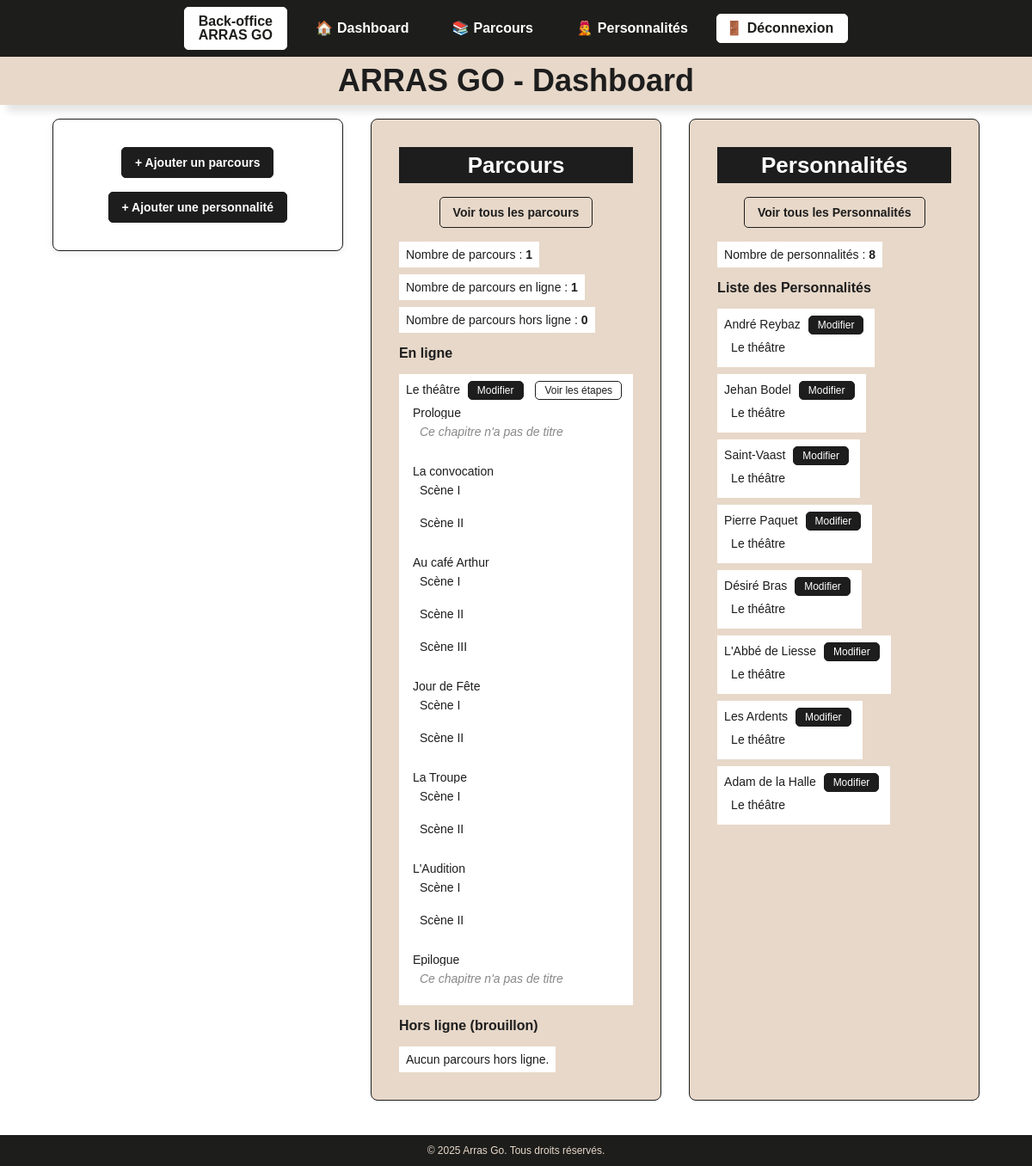
The app's page /backoffice/dashboard.php (signed in) with its own data.
### tables this page shows
CREATE TABLE parcours (
    id_parcours INT AUTO_INCREMENT PRIMARY KEY,
    id_user INT NOT NULL,
    nom_parcours VARCHAR(100) NOT NULL,
    description_parcours TEXT,
    image_parcours VARCHAR(255),
    statut TINYINT(1) DEFAULT 0,  
    mode_geo_parcours BOOLEAN NOT NULL DEFAULT TRUE,
    FOREIGN KEY (id_user) REFERENCES users_admins(id_user) ON DELETE CASCADE
);

CREATE TABLE etapes (
    id_etape INT AUTO_INCREMENT PRIMARY KEY,
    id_parcours INT NOT NULL,
    titre_etape VARCHAR(255) NOT NULL,
    mp3_etape VARCHAR(255),
    image_header VARCHAR(255),
    image_question VARCHAR(255),
    indice_etape_texte TEXT,
    indice_etape_image VARCHAR(255),
    question_etape TEXT,
    reponse_attendue VARCHAR(255),
    latitude DECIMAL(9,6),
    longitude DECIMAL(9,6),
    ordre_etape INT,
    type_validation ENUM('reponse', 'reponse+geo') NOT NULL DEFAULT 'reponse',
    FOREIGN KEY (id_parcours) REFERENCES parcours(id_parcours) ON DELETE CASCADE
);

CREATE TABLE chapitres (
    id_chapitre INT AUTO_INCREMENT PRIMARY KEY,
    id_etape INT NOT NULL,
    titre_chapitre VARCHAR(255) DEFAULT NULL,
    texte_chapitre TEXT,
    ordre_chapitre INT,
    image_chapitre VARCHAR(255),  
    FOREIGN KEY (id_etape) REFERENCES etapes(id_etape) ON DELETE CASCADE
);

CREATE TABLE personnages (
    id_personnage INT AUTO_INCREMENT PRIMARY KEY,
    nom_personnage VARCHAR(255) NOT NULL,
    image_personnage VARCHAR(255),
    mp3_personnage VARCHAR(255),  
    description_personnage TEXT
);

### backend/functions/parcours.php (called while the page is built, shortened)
<?php
function getParcoursCount($pdo)
{
    $stmt = $pdo->query("SELECT COUNT(*) FROM parcours");
    return $stmt->fetchColumn();
}

### backend/functions/personnages.php (called while the page is built, shortened)
<?php
function getPersonnagesCount($pdo)
{
    $stmt = $pdo->query("SELECT COUNT(*) FROM personnages");
    return $stmt->fetchColumn();
}

### backoffice/dashboard.php (the view, shortened to what this page needs)
<?php
require_once '../backend/config/database.php';
require_once '../backend/functions/parcours.php';
require_once '../backend/functions/personnages.php';
$parcoursCount = getParcoursCount($pdo);
$personnagesCount = getPersonnagesCount($pdo);
$personnages = $pdo->query("SELECT id_personnage, nom_personnage FROM personnages ORDER BY id_personnage DESC")->fetchAll(PDO::FETCH_ASSOC);
$parcoursEnLigne = $pdo->query("SELECT id_parcours, nom_parcours FROM parcours WHERE statut = 1 ORDER BY nom_parcours ASC")->fetchAll(PDO::FETCH_ASSOC);
$parcoursHorsLigne = $pdo->query("SELECT id_parcours, nom_parcours FROM parcours WHERE statut = 0 ORDER BY nom_parcours ASC")->fetchAll(PDO::FETCH_ASSOC);
$parcoursEnLigneCount = count($parcoursEnLigne);
$parcoursHorsLigneCount = count($parcoursHorsLigne);
?>
<!DOCTYPE html>
<html lang="fr">
<head>
    <link rel="stylesheet" href="css/reset.css">
    <link rel="stylesheet" href="css/style_backoffice.css">
    <link rel="stylesheet" href="css/header_footer.css">
    <link rel="stylesheet" href="css/cards.css">
    <link rel="stylesheet" href="css/alertes.css">
</head>
<body>
    <?php include 'header.php'; ?>
    <h1 class="h1-sticky">ARRAS GO - Dashboard</h1>
    <main>
        <div class="cards-container">
            <div class="cards-grid">
                <div class="card-button">
                    <a href="add_parcours.php" class="button">+ Ajouter un parcours</a>
                    <a href="add_personnage.php" class="button">+ Ajouter une personnalité</a>
                </div>
                <div class="card">
                    <h2>Parcours</h2>
                    <a href="list_parcours.php" class="button-bis">Voir tous les parcours</a>
                    <ul>
                        <li>Nombre de parcours : <strong><?php echo $parcoursCount; ?></strong></li>
                        <li>Nombre de parcours en ligne : <strong><?php echo $parcoursEnLigneCount; ?></strong></li>
                        <li>Nombre de parcours hors ligne : <strong><?php echo $parcoursHorsLigneCount; ?></strong></li>
                    </ul>
                    <h3>En ligne</h3>
                    <?php if (count($parcoursEnLigne) > 0): ?>
                        <ul>
                            <?php foreach ($parcoursEnLigne as $p): ?>
                                <li>
                                    <?= htmlspecialchars($p['nom_parcours']) ?>
                                    <a href="edit_parcours.php?id=<?= urlencode($p['id_parcours']) ?>" class="button-card">Modifier</a>
                                    <a href="list_etapes.php?id_parcours=<?= urlencode($p['id_parcours']) ?>" class="button-card-bis">Voir les étapes</a>
                                    <?php
                                    $stmtEtapes = $pdo->prepare("SELECT id_etape, titre_etape FROM etapes WHERE id_parcours = ? ORDER BY id_etape ASC");
                                    $stmtEtapes->execute([$p['id_parcours']]);
                                    $etapes = $stmtEtapes->fetchAll(PDO::FETCH_ASSOC);
                                    ?>
                                    <?php if (count($etapes) > 0): ?>
                                        <ul class="etapes-list">
                                            <?php foreach ($etapes as $etape): ?>
                                                <li>
                                                    <?= htmlspecialchars($etape['titre_etape']) ?>
                                                    <?php
                                                    $stmtChapitres = $pdo->prepare("SELECT titre_chapitre FROM chapitres WHERE id_etape = ? ORDER BY id_chapitre ASC");
                                                    $stmtChapitres->execute([$etape['id_etape']]);
                                                    $chapitres = $stmtChapitres->fetchAll(PDO::FETCH_ASSOC);
                                                    ?>
                                                    <ul class="chapitres-list">
                                                        <?php if (count($chapitres) > 0): ?>
                                                            <?php foreach ($chapitres as $chapitre): ?>
                                                                <li>
                                                                    <?php
                                                                    $titre = isset($chapitre['titre_chapitre']) ? trim($chapitre['titre_chapitre']) : '';
                                                                    echo $titre !== '' ? htmlspecialchars($titre) : '<span style="color: #888; font-size: 14px; font-style: italic;">Ce chapitre n\'a pas de titre</span>';
                                                                    ?>
                                                                </li>
                                                            <?php endforeach; ?>
                                                        <?php else: ?>
                                                            <li><span style="color: #888; font-size: 14px; font-style: italic;">Aucun chapitre</span></li>
                                                        <?php endif; ?>
                                                    </ul>
                                                </li>
                                            <?php endforeach; ?>
                                        </ul>
                                    <?php else: ?>
                                        <ul class="etapes-list">
                                            <li><span style="color: #888; font-size: 14px; font-style: italic;">Aucune étape</span></li>
                                        </ul>
                                    <?php endif; ?>
                                </li>
                            <?php endforeach; ?>
                        </ul>
                    <?php else: ?>
                        <p>Aucun parcours en ligne.</p>
                    <?php endif; ?>
                    <h3>Hors ligne (brouillon)</h3>
                    <?php if (count($parcoursHorsLigne) > 0): ?>
                        <ul>
                            <?php foreach ($parcoursHorsLigne as $p): ?>
                                <li>
                                    <?= htmlspecialchars($p['nom_parcours']) ?>
                                    <a href="edit_parcours.php?id=<?= urlencode($p['id_parcours']) ?>" class="button-card">Modifier</a>
                                    <a href="list_etapes.php?id_parcours=<?= urlencode($p['id_parcours']) ?>" class="button-card-bis">Voir les étapes</a>
                                    <?php
                                    $stmtEtapes = $pdo->prepare("SELECT id_etape, titre_etape FROM etapes WHERE id_parcours = ? ORDER BY id_etape ASC");
                                    $stmtEtapes->execute([$p['id_parcours']]);
                                    $etapes = $stmtEtapes->fetchAll(PDO::FETCH_ASSOC);
                                    ?>
                                    <?php if (count($etapes) > 0): ?>
                                        <ul class="etapes-list">
                                            <?php foreach ($etapes as $etape): ?>
                                                <li>
                                                    <?= htmlspecialchars($etape['titre_etape']) ?>
                                                    <?php
                                                    $stmtChapitres = $pdo->prepare("SELECT titre_chapitre FROM chapitres WHERE id_etape = ? ORDER BY id_chapitre ASC");
                                                    $stmtChapitres->execute([$etape['id_etape']]);
                                                    $chapitres = $stmtChapitres->fetchAll(PDO::FETCH_ASSOC);
                                                    ?>
                                                    <ul class="chapitres-list">
                                                        <?php if (count($chapitres) > 0): ?>
                                                            <?php foreach ($chapitres as $chapitre): ?>
                                                                <li>
                                                                    <?php
                                                                    $titre = isset($chapitre['titre_chapitre']) ? trim($chapitre['titre_chapitre']) : '';
                                                                    echo $titre !== '' ? htmlspecialchars($titre) : '<span style="color: #888; font-size: 14px; font-style: italic;">Ce chapitre n\'a pas de titre</span>';
                                                                    ?>
                                                                </li>
                                                            <?php endforeach; ?>
                                                        <?php else: ?>
                                                            <li><span style="color: #888; font-size: 14px; font-style: italic;">Aucun chapitre</span></li>
                                                        <?php endif; ?>
                                                    </ul>
                                                </li>
                                            <?php endforeach; ?>
                                        </ul>
                                    <?php else: ?>
                                        <ul class="etapes-list">
                                            <li><span style="color: #888; font-size: 14px; font-style: italic;">Aucune étape</span></li>
                                        </ul>
                                    <?php endif; ?>
                                </li>
                            <?php endforeach; ?>
                        </ul>
                    <?php else: ?>
                        <p>Aucun parcours hors ligne.</p>
                    <?php endif; ?>
                </div>
                <div class="card">
                    <h2>Personnalités</h2>
                    <a href="list_personnages.php" class="button-bis">Voir tous les Personnalités</a>
                    <ul>
                        <li>Nombre de personnalités : <strong><?php echo $personnagesCount; ?></strong></li>
                    </ul>
                    <h3>Liste des Personnalités</h3>
                    <ul>
                        <?php if (count($personnages) > 0): ?>
                            <?php foreach ($personnages as $p): ?>
                                <li>
                                    <?= htmlspecialchars($p['nom_personnage']) ?>
                                    <a href="edit_personnage.php?id=<?= urlencode($p['id_personnage']) ?>" class="button-card">Modifier</a>
                                    <?php
                                    $stmt = $pdo->prepare("SELECT parcours.id_parcours, parcours.nom_parcours
                                        FROM parcours
                                        JOIN parcours_personnages ON parcours.id_parcours = parcours_personnages.id_parcours
                                        WHERE parcours_personnages.id_personnage = ?");
                                    $stmt->execute([$p['id_personnage']]);
                                    $parcoursLies = $stmt->fetchAll(PDO::FETCH_ASSOC);
                                    ?>
                                    <?php if (count($parcoursLies) > 0): ?>
                                        <ul class="parcours-lies">
                                            <?php foreach ($parcoursLies as $parcours): ?>
                                                <li>
                                                    <?= htmlspecialchars($parcours['nom_parcours']) ?>
                                                </li>
                                            <?php endforeach; ?>
                                        </ul>
                                    <?php else: ?>
                                        <span style="color: #888; font-size: 14px; font-style: italic;">Aucun parcours lié</span>
                                    <?php endif; ?>
                                </li>
                            <?php endforeach; ?>
                        <?php else: ?>
                            <p>Aucun personnage trouvé.</p>
                        <?php endif; ?>
                    </ul>
                </div>
            </div>
        </div>
    </main>
    <footer>
        <p>&copy; <?php echo date("Y"); ?> Arras Go. Tous droits réservés.</p>
    </footer>
</body>
</html>

### records on screen
parcours: nom_parcours "Le théâtre"
etapes: titre_etape "Prologue"
chapitres: titre_chapitre "Ce chapitre n"
etapes: titre_etape "La convocation"
chapitres: titre_chapitre "Scène I"
chapitres: titre_chapitre "Scène II"
etapes: titre_etape "Au café Arthur"
chapitres: titre_chapitre "Scène III"
etapes: titre_etape "Jour de Fête"
etapes: titre_etape "La Troupe"
etapes: titre_etape "L'Audition"
etapes: titre_etape "Epilogue"
personnages: nom_personnage "André Reybaz"
personnages: nom_personnage "Jehan Bodel"
personnages: nom_personnage "Saint-Vaast"
personnages: nom_personnage "Pierre Paquet"
personnages: nom_personnage "Désiré Bras"
personnages: nom_personnage "L'Abbé de Liesse"
personnages: nom_personnage "Les Ardents"
personnages: nom_personnage "Adam de la Halle"

### other values on screen
$parcoursCount "1"
$parcoursEnLigneCount "1"
$parcoursHorsLigneCount "0"
$personnagesCount "8"
